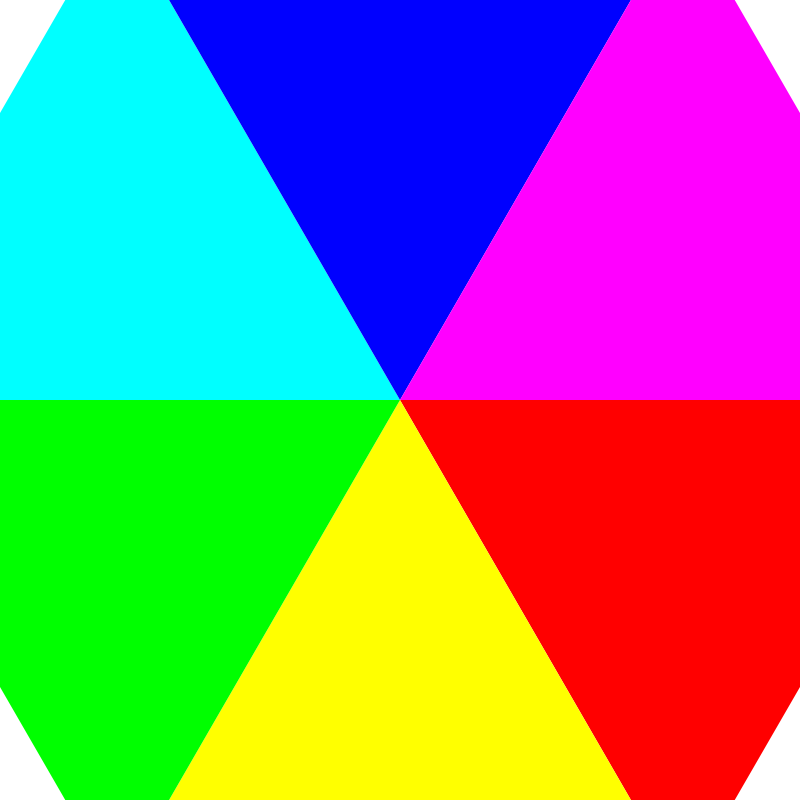
Frame 1 (no input)
Frame 60 (the mouse pressed at the canvas centre just before this capture): identical to frame 1, image omitted
Frame 120 (the mouse held since frame 60 and released just before this capture): blank canvas, image omitted

The Processing sketch that drew this single still picture (run headless with seeded random() and noise(); from frame 60 on, the mouse is pressed at the canvas centre):

// Processing sketch: color_fan
// ── color_fan.pde
// Uses TRIANGLE_FAN shape to build a color wheel!
float segmentCount, radius;

void setup() {
  noStroke();
  size(800, 800);
  background(0);

  segmentCount = 6;
  radius = 100;
}

void draw() {
  // Hue/Saturation/Brightness
  // Three values set the max for each
  colorMode(HSB, 360, width, height);
  background(360);

  float angleStep = 360/segmentCount;
  radius = dist(mouseX, mouseY, width/2, height/2);

  // Triangle fan starts with midpoint, then all vertices around
  beginShape(TRIANGLE_FAN);
  vertex(width/2, height/2);
  for(float angle=0; angle<=360; angle+=angleStep) {
    float vx = width/2 + cos(radians(angle))*radius;
    float vy = height/2 + sin(radians(angle))*radius;
    vertex(vx, vy);
    fill(angle, width, height);
  }

  endShape();
}

void keyReleased() {
  switch(key) {
    case '1':
      segmentCount = 360;
      break;
    case '2':
      segmentCount = 45;
      break;
    case '3':
      segmentCount = 24;
      break;
    case '4':
      segmentCount = 12;
      break;
  }
}
